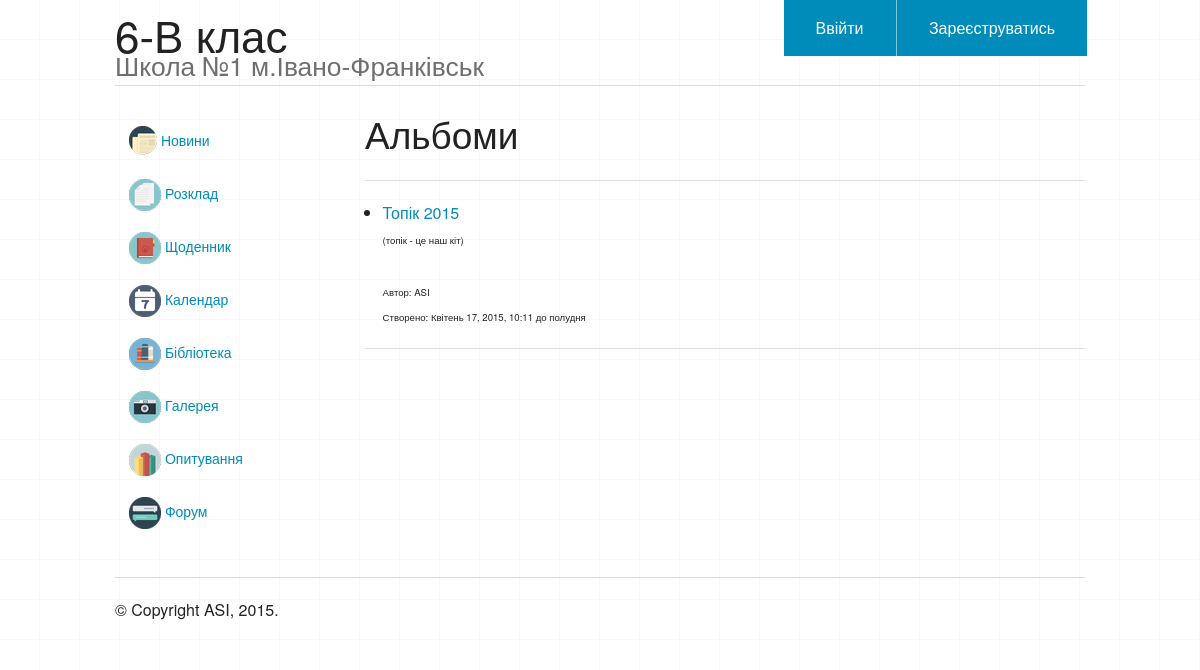
Page /galery/ on the committed database.
### galery/models.py (models this page shows, shortened)
class Galery(models.Model):
    status_choices = (
                      (0, "Відключений"),
                      (1, "Загальний"),
                      (2, "Тільки для користувачів"),
                     )
    title = models.CharField(max_length=200, verbose_name="Назва альбому")
    description = models.CharField(max_length=200, verbose_name="Опис", blank=True)
    status = models.IntegerField(default=2, choices=status_choices, verbose_name="Статус")
    timestamp = models.DateTimeField(auto_now_add=True)
    user = models.ForeignKey(User, verbose_name="Автор")
    class Meta:
        ordering = ["timestamp"]

### galery/views.py (the view)
# urls.py: url(r'^galery/', include('galery.urls')),
def galery(request):
    form = GaleryForm(request.POST or None)
    if form.is_valid():
        galery = form.save(commit=False)
        galery.user = request.user
        galery.save()
        return redirect(".")
    dataset = Galery.objects.all()
    context = {
               "title": "Альбоми",
               "dataset": dataset,
               "form": form,
               }
    return render(request, "galery/galery.html", context)

### galery/templates/galery/galery.html (shortened to what this page needs)
{% extends "base/base.html" %}
{% block content %}
<h2>{{ title }}</h2>
<hr>
<ul>
{% if dataset %}
	<li>
	{% for row in dataset %}
		<a href="/galery/{{row.id}}/">{{ row.title }}</a>
		{% if row.description %}
			<br>
			<small>({{ row.description }})</small>
		{% endif %}
		<br><br>
		<small>Автор: {{ row.user.username }}</small>
		<br>
		<small>Створено: {{ row.timestamp }}</small>
	{% endfor%}
	</li>
{% else %}
	<p>Немає даних</p>
{% endif %}
</ul>
<hr>
{% endblock %}

### base/static/base/css/main.css (style rules this page uses)
body { background: url(../images/bg2.gif) repeat; }

### rows in the picture
Galery: title "Топік 2015", description "топік - це наш кіт", user.username "ASI", timestamp "Квітень 17, 2015, 10:11 до полудня"

### other values in the picture
{{ title }} "Альбоми"
